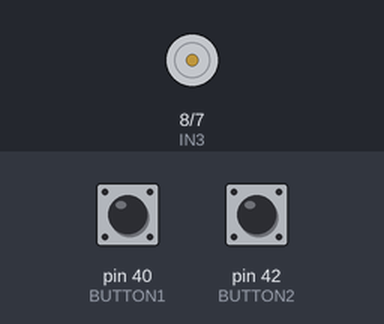
The sketch below on a simulated Arduino Mega 2560, built with avr-gcc and run on an emulated ATmega2560. Shown: motor-driver pin pairs drawn as motors (green arrow = first pin HIGH = forward, orange = second pin HIGH = backward, longer = more drive, scaled by the enable pin). Inputs (shaded band) come from the test bench; at power-on: pin 40 (BUTTON1) LOW, pin 42 (BUTTON2) LOW.

Above: at 1.2 s.
1.3 s: pin 40 (BUTTON1) pulled HIGH for 0.25 s
At 2.8 s:
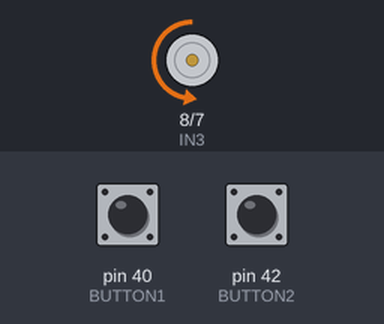
3.1 s: pin 42 (BUTTON2) pulled HIGH for 0.25 s
At 4.1 s:
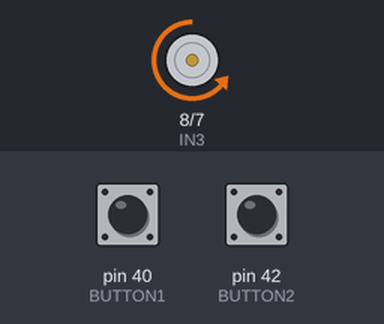
4.8 s: pin 42 (BUTTON2) pulled HIGH for 1 s
At 5.5 s:
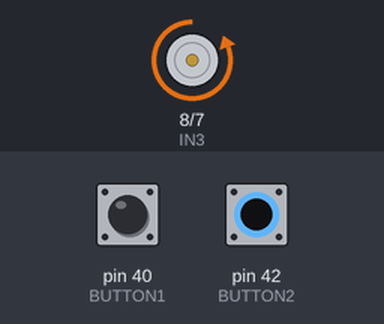
7.3 s: pin 42 (BUTTON2) pulled HIGH for 3.2 s
At 8.5 s:
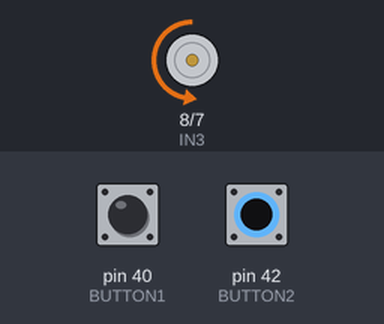
12.0 s: pin 40 (BUTTON1) pulled HIGH for 1 s
At 13.4 s:
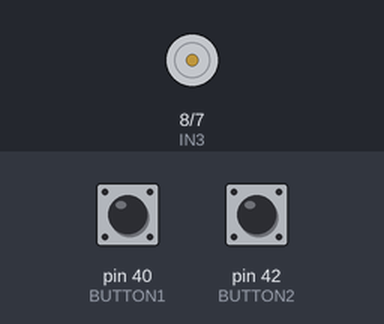
14.5 s: pin 40 (BUTTON1) pulled HIGH for 3.2 s
At 15.4 s:
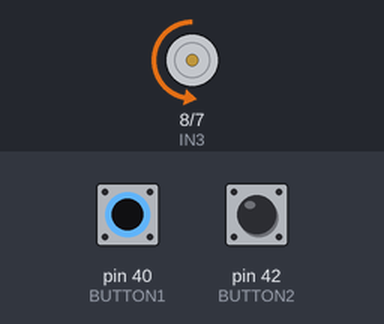
Timing chart, 0 to 17.5 s (numbered marks = the images above; inputs shaded):
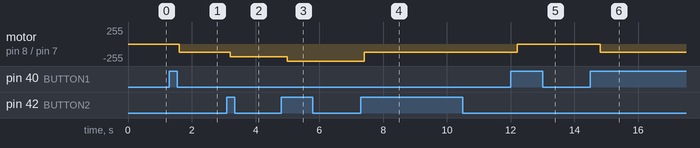

Measured:
- after the input at 1.3 s, motor on pin 8 (IN3) / pin 7 (IN4): stopped → backward 127/255 after 0.30 s
- after the input at 3.1 s, motor on pin 8 (IN3) / pin 7 (IN4): backward 127/255 → backward 191/255 after 0.10 s
- after the input at 4.8 s, motor on pin 8 (IN3) / pin 7 (IN4): backward 191/255 → backward 255/255 after 0.20 s
- after the input at 7.3 s, motor on pin 8 (IN3) / pin 7 (IN4): backward 255/255 → backward 127/255 after 0.10 s
- after the input at 12.0 s, motor on pin 8 (IN3) / pin 7 (IN4): backward 127/255 → stopped after 0.20 s
- after the input at 14.5 s, motor on pin 8 (IN3) / pin 7 (IN4): stopped → backward 127/255 after 0.30 s

The sketch:

dc_motor_02.ino
```cpp
#define ENB 6
#define IN4 7
#define IN3 8
#define BUTTON1 40
#define BUTTON2 42

 int state = LOW;
 int power = 127;
 int val = LOW;
 int old_val = LOW;
 int val2 = LOW;
 int old_val2 = LOW;

 void setup() {
  pinMode(IN4, OUTPUT);
  pinMode(IN3, OUTPUT);
  pinMode(ENB, OUTPUT);
  pinMode(BUTTON1, INPUT);
  pinMode(BUTTON2, INPUT);
 }
 void loop()  {
  button1();
  button2();
  control_motor();
 }

 void button1(){
  val = digitalRead(BUTTON1);
  if((val == HIGH) && (old_val == LOW)){
    state = !state;     }
    old_val = val;
    delay(100);
  }
 void button2(){
  val2 = digitalRead(BUTTON2);
  if((val2 == HIGH) && (old_val2 == LOW)){
    power += 64;
      if(power > 256)  power = 127;
      }
    old_val2 = val2;
   delay(100); }

 void control_motor(){
  if(state==LOW){
    analogWrite(ENB, state);
    digitalWrite(IN4, state);
    digitalWrite(IN3, state);
   }else{
    analogWrite(ENB, power);
 digitalWrite(IN4, state);
 digitalWrite(IN3, !state);
 }
 }
```
